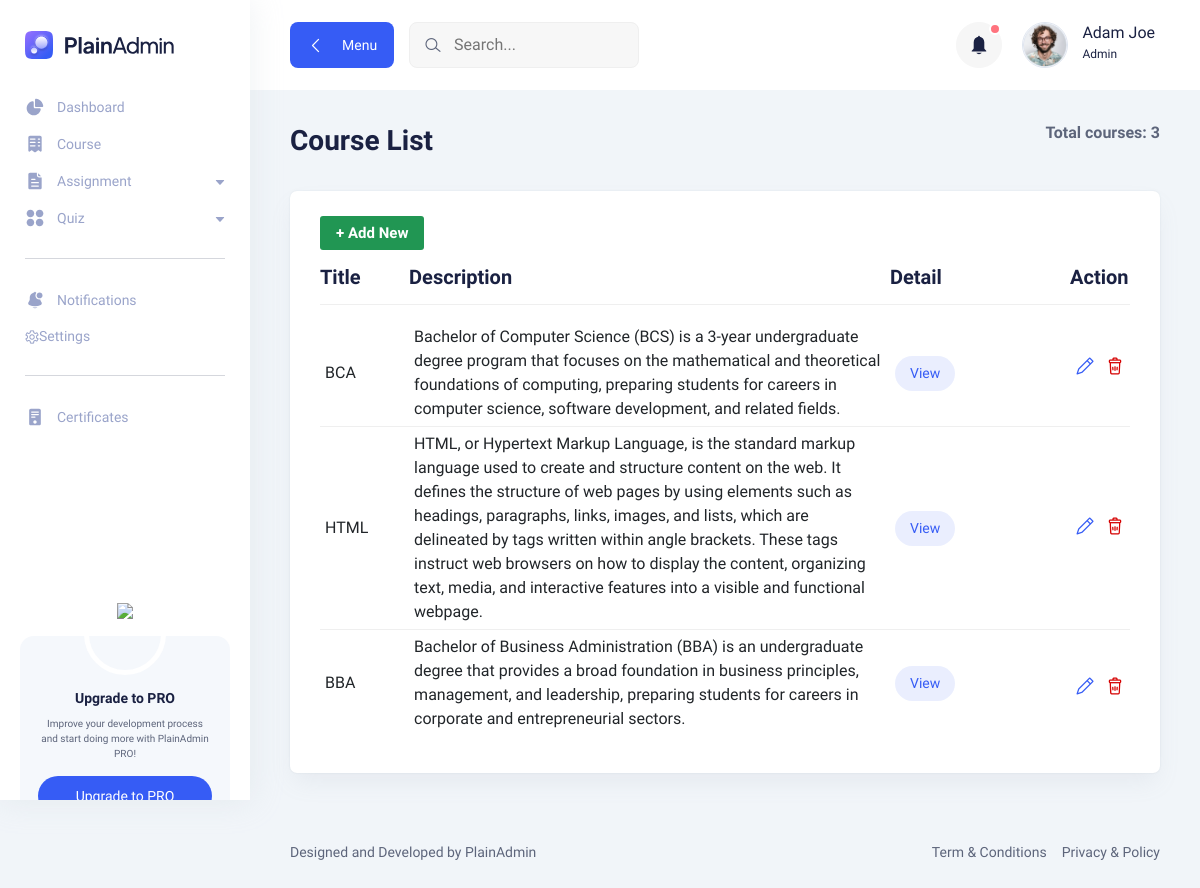
/course/, run on an earlier commit of the app's database.
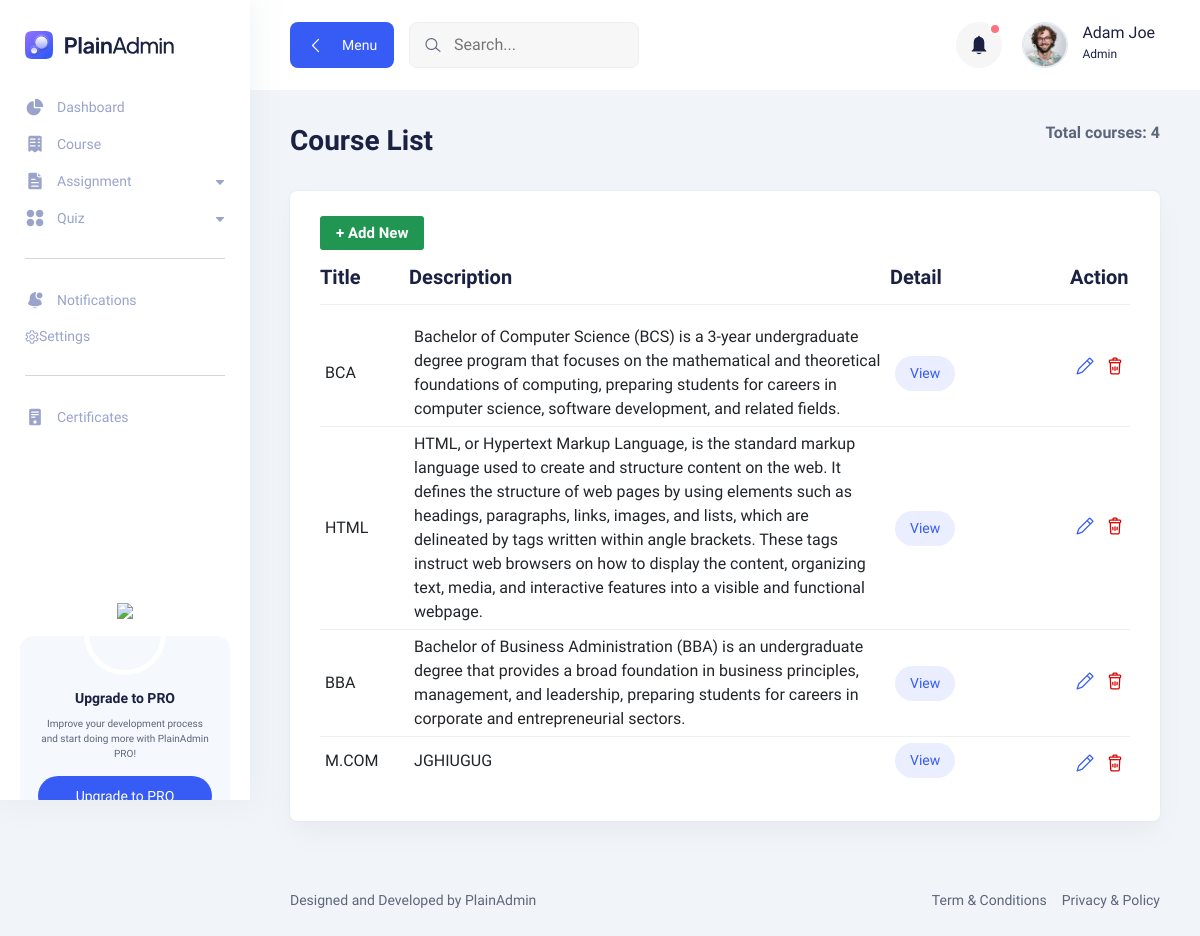
And on a later commit of the database.
### learning_hub_app/models.py (models this page shows, shortened)
class Course(models.Model):
    title = models.CharField(max_length=200)
    description = models.TextField(default="")
    instructor = models.CharField(max_length=50)

### learning_hub_app/views.py (the view)
# urls.py: path("course/", courses_list, name='courses_list'),
def courses_list(request):
    all_course = Course.objects.all()
    return render(request,'teacher/course_list.html',{'course':all_course})

### learning_hub_app/templates/teacher/course_list.html
{% extends 'student/basefile.html' %}
{% block body %}
      <section class="table-components">
        <div class="container-fluid">
          <div class="title-wrapper pt-30">
            <div class="row align-items-center">
              <div class="col-md-6">
                <div class="title">
                  <h2>Course List</h2>
                </div>
              </div>
              <div class="col-md-6">
                <div class="breadcrumb-wrapper">
                  <nav aria-label="breadcrumb">
                    <ol class="breadcrumb">
                        <p class="total" style="margin: 0; font-weight: bold;">Total courses: {{ course|length }}</p>
                    </ol>
                  </nav>
                </div>
              </div>
            </div>
          </div>
          <div class="tables-wrapper">
            <div class="row">
              <div class="col-lg-12">
                <div class="card-style mb-30">
                  <a href="{% url 'add_course' %}"  class="main-btn success-btn btn-hover"  style="font-size: 15px; font-weight: 600; padding: 4px 15px;">+ Add New</a>
                  <div class="table-wrapper table-responsive">
                    <table class="table">
                      <thead>
                        <tr>
                          <th style="width:11%;" >
                            <h4>Title</h4>
                          </th>
                          <th class="lead-email">
                            <h4>Description</h4>
                          </th>
                          <th class="lead-company">
                            <h4>Detail</h4>
                          </th>
                          <th>
                            <h4>Action</h4>
                          </th>
                        </tr>
                      </thead>
                      <tbody>
                         {% for a in course %}
                        <tr>
                          <td class="min-width">
                            {{ a.title }}
                          </td>
                          <td class="min-width">
                           {{ a.description }}
                          </td>
                          <td class="min-width">
                           <a href="{% url 'course_detail' a.id %}" class="status-btn active-btn">View</a>
                          </td>
                          <td>
                            <div class="action">
                              <button class="edit">
                                <a href="{% url 'edit_course' a.id %}" class="text-primary">
                                  <i class="lni lni-pencil"></i>
                                </a>
                              </button>
                              <button class="text-danger">
                                <a href="{% url 'delete_course' a.id %}" class="text-danger"
                                onclick="return confirm('Are you sure you want to delete this course?');">
                                  <i class="lni lni-trash-can"></i>
                                </a>
                              </button>
                            </div>
                          </td>
                        </tr>
                        {% empty %}
                        <tr>
                          <td colspan="5">No courses available.</td>
                        </tr>
                        {% endfor %}
                      </tbody>
                    </table>
                  </div>
                </div>
              </div>
            </div>
          </div>
        </div>
      </section>
{% endblock %}

### learning_hub_app/templates/student/basefile.html (shortened to what this page needs)
{% load static %}
<!DOCTYPE html>
<html lang="en">
  <head>
    <link rel="stylesheet" href="{% static 'assets/css/bootstrap.min.css' %}" />
    <link rel="stylesheet" href="{% static 'assets/css/lineicons.css' %}" rel="stylesheet" type="text/css" />
    <link rel="stylesheet" href="{% static 'assets/css/materialdesignicons.min.css' %}" rel="stylesheet" type="text/css" />
    <link rel="stylesheet" href="{% static 'assets/css/fullcalendar.css' %}" />
    <link rel="stylesheet" href="{% static 'assets/css/fullcalendar.css' %}" />
    <link rel="stylesheet" href="{% static 'assets/css/main.css' %}" />
  </head>
  <body>
        {% include 'student/header.html' %}
        <main>
        {% block body %}
        {% endblock %}
        </main>
        {% include 'student/footer.html' %}
  </body>
</html>

### learning_hub_app/templates/student/header.html (shortened to what this page needs)
{% load static %}
<body>
    <aside class="sidebar-nav-wrapper">
      <div class="navbar-logo">
        <a href="index.html">
          <img src="{% static 'assets/images/logo/logo.svg' %}" alt="logo" />
        </a>
      </div>
      <nav class="sidebar-nav">
        <ul>
          <li class="nav-item">
            <a
              href="{% url 'student_dashboard' %}">
              <span class="icon">
              </span>
              <span class="text">Dashboard</span>
            </a>
          </li>
          <li class="nav-item">
            <a href="{% url 'courses_list' %}">
              <span class="icon">
              </span>
              <span class="text">Course</span>
            </a>
          </li>
          <li class="nav-item nav-item-has-children">
            <a
              href="#0"
              class="collapsed"
              data-bs-toggle="collapse"
              data-bs-target="#ddmenu_2"
              aria-controls="ddmenu_2"
              aria-expanded="false"
              aria-label="Toggle navigation"
            >
              <span class="icon">
              </span>
              <span class="text">Assignment</span>
            </a>
          </li>
          <li class="nav-item nav-item-has-children">
            <a
              href="#0"
              class="collapsed"
              data-bs-toggle="collapse"
              data-bs-target="#ddmenu_4"
              aria-controls="ddmenu_4"
              aria-expanded="false"
              aria-label="Toggle navigation"
            >
              <span class="icon">
              </span>
              <span class="text">Quiz </span>
            </a>
          </li>
          <span class="divider"><hr /></span>
          <li class="nav-item">
            <a href="notification.html">
              <span class="icon">
              </span>
              <span class="text">Notifications</span>
            </a>
          </li>
          <li class="nav-item">
            <a href="#0"> <i class="lni lni-cog"></i> Settings </a>
          </li>
          <span class="divider"><hr /></span>
          <li class="nav-item">
            <a
              href="#0"
              class="collapsed"
              data-bs-toggle="collapse"
              data-bs-target="#ddmenu_5"
              aria-controls="ddmenu_5"
              aria-expanded="false"
              aria-label="Toggle navigation"
            >
              <span class="icon">
              </span>
              <span class="text"> Certificates </span>
            </a>
          </li>
        </ul>
      </nav>
      <div class="promo-box">
        <div class="promo-icon">
          <img class="mx-auto" src="{% static 'assets/images/logo/logo-icon-big.svg" alt="Logo' %}">
        </div>
        <h3>Upgrade to PRO</h3>
        <p>Improve your development process and start doing more with PlainAdmin PRO!</p>
        <a href="https://plainadmin.com/pro" target="_blank" rel="nofollow" class="main-btn primary-btn btn-hover">
          Upgrade to PRO
        </a>
      </div>
    </aside>
    <main class="main-wrapper">
      <header class="header">
        <div class="container-fluid">
          <div class="row">
            <div class="col-lg-5 col-md-5 col-6">
              <div class="header-left d-flex align-items-center">
                <div class="menu-toggle-btn mr-15">
                  <button id="menu-toggle" class="main-btn primary-btn btn-hover">
                    <i class="lni lni-chevron-left me-2"></i> Menu
                  </button>
                </div>
                <div class="header-search d-none d-md-flex">
                  <form action="#">
                    <input type="text" placeholder="Search..." />
                    <button><i class="lni lni-search-alt"></i></button>
                  </form>
                </div>
              </div>
            </div>
            <div class="col-lg-7 col-md-7 col-6">
              <div class="header-right">
                <div class="notification-box ml-15 d-none d-md-flex">
                  <button class="dropdown-toggle" type="button" id="notification" data-bs-toggle="dropdown"
                    aria-expanded="false">
                    <span></span>
                  </button>
                </div>
                <div class="profile-box ml-15">
                  <button class="dropdown-toggle bg-transparent border-0" type="button" id="profile"
                    data-bs-toggle="dropdown" aria-expanded="false">
                    <div class="profile-info">
                      <div class="info">
                        <div class="image">
                          <img src="{% static 'assets/images/profile/profile-image.png' %}" alt="" />
                        </div>
                        <div>
                          <h6 class="fw-500">Adam Joe</h6>
                          <p>Admin</p>
                        </div>
                      </div>
                    </div>
                  </button>
                </div>
              </div>
            </div>
          </div>
        </div>
      </header>

### learning_hub_app/templates/student/footer.html
      <footer class="footer">
        <div class="container-fluid">
          <div class="row">
            <div class="col-md-6 order-last order-md-first">
              <div class="copyright text-center text-md-start">
                <p class="text-sm">
                  Designed and Developed by
                  <a href="https://plainadmin.com" rel="nofollow" target="_blank">
                    PlainAdmin
                  </a>
                </p>
              </div>
            </div>
            <div class="col-md-6">
              <div class="terms d-flex justify-content-center justify-content-md-end">
                <a href="#0" class="text-sm">Term & Conditions</a>
                <a href="#0" class="text-sm ml-15">Privacy & Policy</a>
              </div>
            </div>
          </div>
        </div>
      </footer>

### static/assets/css/fullcalendar.css (style rules this page uses)
:root { --fc-daygrid-event-dot-width:8px;--fc-list-event-dot-width:10px;--fc-list-event-hover-bg-color:#f5f5f5 }

What changed in the data, as far as the page shows it:
added Course: title "M.COM", description "JGHIUGUG"
Also different on the page:
{{ course|length }}: "3" → "4"
